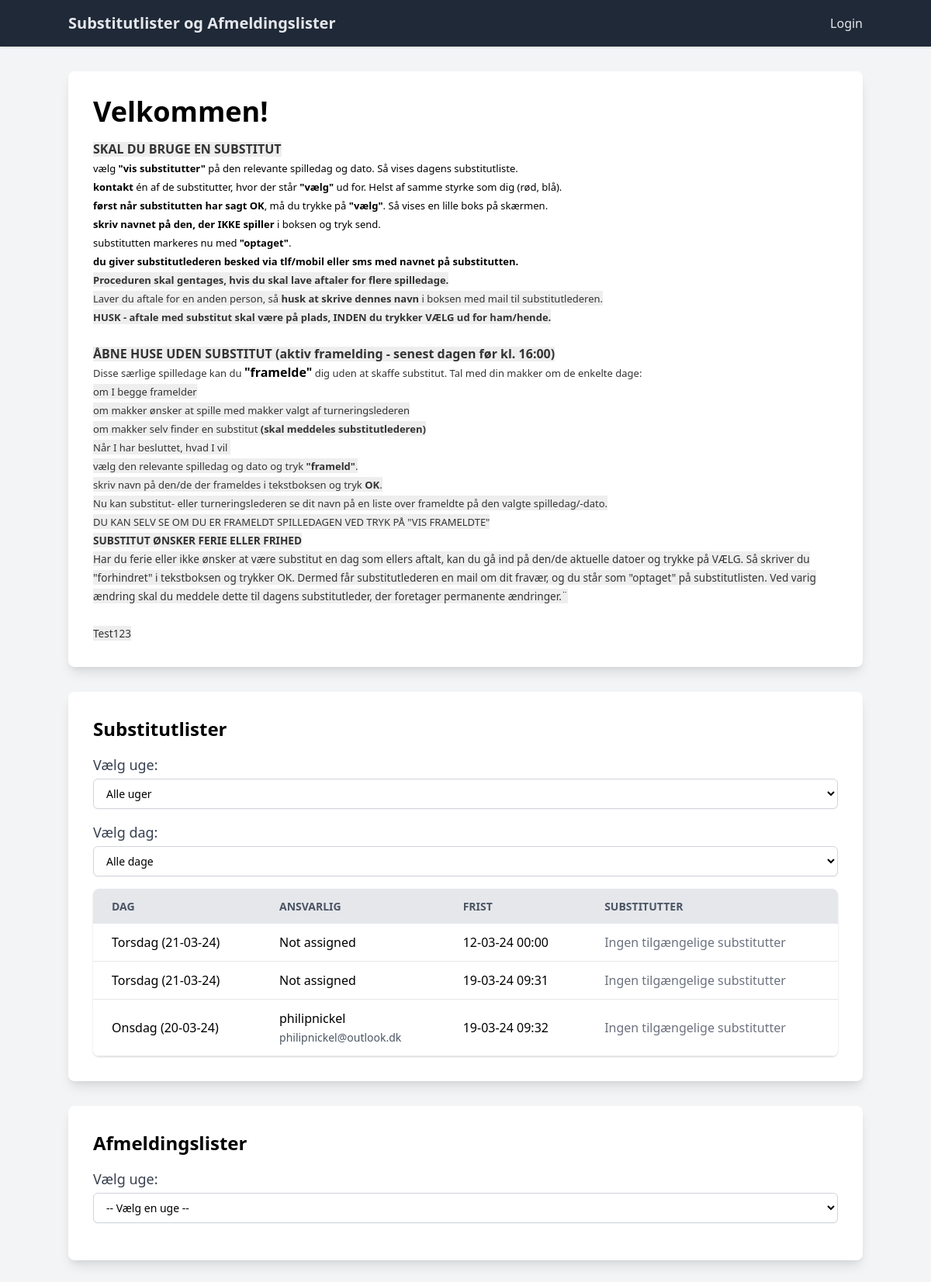
The app's page /, older data.
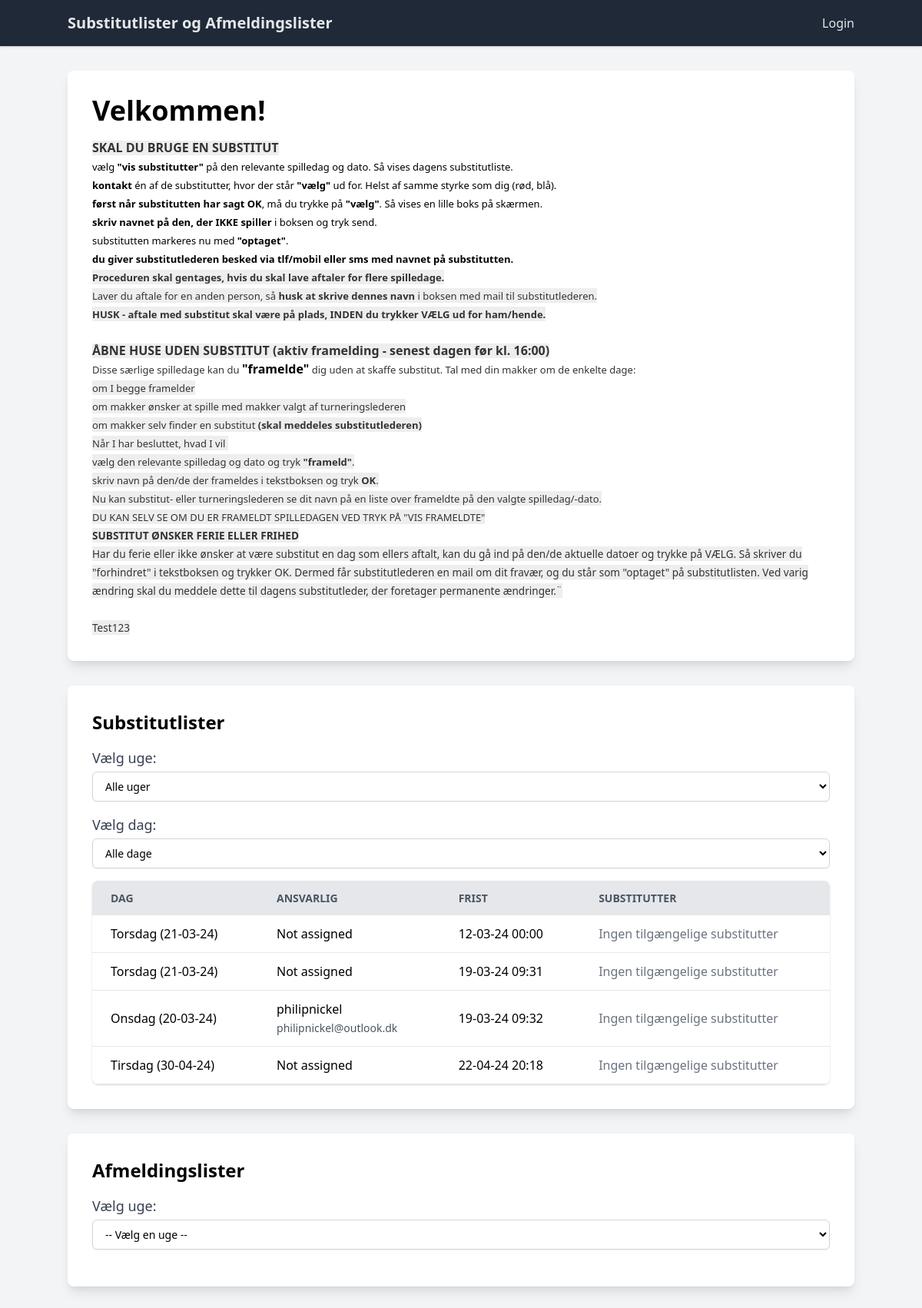
The same page, newer data.
### club_management/models.py (models this page shows, shortened)
class Configuration(models.Model):
    welcome_text = models.TextField()
    name = models.CharField(max_length=100, default="Forsidetekst")
    class Meta:
        verbose_name = "Forsidetekst"  # Change the verbose name of the model
        verbose_name_plural = "Forsidetekst"  # Change the verbose plural name of the model

class Substitutliste(models.Model):
    name = models.CharField(max_length=100, default="unknown")
    week = models.ForeignKey(Week, on_delete=models.CASCADE)
    day = models.DateField()
    deadline = models.DateTimeField()
    class Meta:
        verbose_name = "Substitutliste"
        verbose_name_plural = "Substitutlister"
    @property
    def day_name(self):
        return self.day.strftime("%A")
    class Meta:
        verbose_name = "Substitutliste"
        verbose_name_plural = "Substitutlister"

### club_management/views.py (the view)
# urls.py: path('', views.front_page, name='front_page'),  # Update this line
def front_page(request):
    configuration = Configuration.objects.first()
    welcome_text = configuration.welcome_text if configuration else ''
    substitutlister = Substitutliste.objects.prefetch_related(
        Prefetch(
            'usersubstitutassignment_set',
            queryset=UserSubstitutAssignment.objects.select_related('user'),
            to_attr='assignments'
        )
    ).all()
    afmeldingslister = Afmeldingsliste.objects.all()
    weeks = Week.objects.all()
    responsibilities = DayResponsibility.objects.select_related('day', 'coordinator').all()
    responsibility_dict = {resp.day.name.lower(): resp.coordinator for resp in responsibilities}
    for substitutliste in substitutlister:
        substitutliste.day_of_week = substitutliste.day.strftime("%A")
        day_name = substitutliste.day.strftime("%A")
        day = Day.objects.get(name=day_name)
        responsible_coordinator = responsibility_dict.get(day.name.lower())
        if responsible_coordinator:
            substitutliste.responsible_name = responsible_coordinator.get_full_name() or responsible_coordinator.username
            substitutliste.responsible_email = responsible_coordinator.email
        else:
            substitutliste.responsible_name = "Not assigned"
            substitutliste.responsible_email = ""
        substitutliste.assigned_substitutter = [
            {
                'name': assignment.user.get_full_name() or assignment.user.username,
                'phone': assignment.user.phone_number,
                'note': assignment.user.custom_note,
                'email': assignment.user.email,
                'id': assignment.user.id,
                'status': assignment.get_status_display()  # This will use the Danish display name
            }
            for assignment in substitutliste.assignments
        ]
    context = {
        'substitutlister': substitutlister,
        'afmeldingslister': afmeldingslister,
        'weeks': weeks,
        'welcome_text': welcome_text,
        'days': Day.objects.all(),
    }
    return render(request, 'front_page.html', context)

### club_management/templates/front_page.html (shortened to what this page needs)
<!DOCTYPE html>
<html lang="en">
<head>
  <link href="https://cdn.jsdelivr.net/npm/tailwindcss@2.2.19/dist/tailwind.min.css" rel="stylesheet">
</head>
<body class="bg-gray-100">
  <nav class="bg-gray-800 shadow">
    <div class="container mx-auto py-4 flex justify-between items-center">
      <a class="text-xl font-bold text-gray-200" href="#">Substitutlister og Afmeldingslister</a>
      <ul class="ml-auto">
        <li class="inline-block ml-4"><a href="{% url 'admin:index' %}" class="text-gray-200">Login</a></li>
      </ul>
    </div>
  </nav>
  <div class="container mx-auto my-8">
    <div class="bg-white shadow-lg rounded-lg p-8 mb-8">
      <h1 class="text-4xl font-bold mb-4">Velkommen!</h1>
      <p class="text-lg">{{ welcome_text|safe }}</p>
    </div>
    <div class="bg-white shadow-lg rounded-lg p-8 mb-8" x-data="substitutlister">
      <h2 class="text-2xl font-bold mb-4">Substitutlister</h2>
      <div class="mb-4">
        <label for="week-selector" class="block text-lg font-medium text-gray-700">Vælg uge:</label>
        <select id="week-selector" x-model="selectedWeek" @change="updateUrl()"
          class="mt-1 block w-full py-2 px-3 border border-gray-300 bg-white rounded-md shadow-sm focus:outline-none focus:ring-indigo-500 focus:border-indigo-500 sm:text-sm">
          <option value="">Alle uger</option>
        </select>
      </div>
      <div class="mb-4">
        <label for="day-selector" class="block text-lg font-medium text-gray-700">Vælg dag:</label>
        <select id="day-selector" x-model="selectedDay" @change="updateUrl()"
          class="mt-1 block w-full py-2 px-3 border border-gray-300 bg-white rounded-md shadow-sm focus:outline-none focus:ring-indigo-500 focus:border-indigo-500 sm:text-sm">
          <option value="">Alle dage</option>
        </select>
      </div>
      <table class="min-w-full bg-white shadow rounded-lg overflow-hidden">
        <thead>
          <tr class="bg-gray-200 text-gray-600 uppercase text-sm leading-normal">
            <th class="py-3 px-6 text-left">Dag</th>
            <th class="py-3 px-6 text-left">Ansvarlig</th>
            <th class="py-3 px-6 text-left">Frist</th>
            <th class="py-3 px-6 text-left">Substitutter</th>
          </tr>
        </thead>
        <tbody>
          {% for substitutliste in substitutlister %}
          <tr class="border-b border-gray-200 hover:bg-gray-100"
              data-week="{{ substitutliste.week.id }}"
              data-day="{{ substitutliste.day_name }}"
              data-list-id="{{ substitutliste.id }}"
              data-responsible-email="{{ substitutliste.responsible_email }}">
            <td class="py-3 px-6 text-left whitespace-nowrap">
              {% with day_name=substitutliste.day|date:"l" %}
                {% if day_name == 'Monday' %}Mandag
                {% elif day_name == 'Tuesday' %}Tirsdag
                {% elif day_name == 'Wednesday' %}Onsdag
                {% elif day_name == 'Thursday' %}Torsdag
                {% elif day_name == 'Friday' %}Fredag
                {% elif day_name == 'Saturday' %}Lørdag
                {% elif day_name == 'Sunday' %}Søndag
                {% elif day_name == 'mandag' %}Mandag
                {% elif day_name == 'tirsdag' %}Tirsdag
                {% elif day_name == 'onsdag' %}Onsdag
                {% elif day_name == 'torsdag' %}Torsdag
                {% elif day_name == 'fredag' %}Fredag
                {% elif day_name == 'lørdag' %}Lørdag
                {% elif day_name == 'søndag' %}Søndag
                {% else %}{{ day_name }}
                {% endif %}
              {% endwith %}
              ({{ substitutliste.day|date:"d-m-y" }})
            </td>
            <td class="py-3 px-6 text-left">
              {{ substitutliste.responsible_name }}
              {% if substitutliste.responsible_email %}
                <br>
                <span class="text-sm text-gray-600">{{ substitutliste.responsible_email }}</span>
              {% endif %}
            </td>
            <td class="py-3 px-6 text-left">
              {{ substitutliste.deadline|date:"d-m-y H:i" }}
            </td>
            <td class="py-3 px-6 text-left">
              {% if substitutliste.assigned_substitutter %}
                <ul class="list-none">
                  {% for substitut in substitutliste.assigned_substitutter %}
                    <li class="mb-4 p-2 border rounded">
                      <strong>{{ substitut.name }}</strong><br>
                      <span class="text-sm">Tlf: {{ substitut.phone }}</span><br>
                      {% if substitut.note %}
                        <span class="text-sm italic">Note: {{ substitut.note }}</span><br>
                      {% endif %}
                      <span class="text-sm font-semibold">Status: {{ substitut.status }}</span><br>
                      {% now "Y-m-d H:i:s" as current_datetime %}
                      {% if current_datetime > substitutliste.deadline|date:"Y-m-d H:i:s" %}
                        <div class="mt-2 bg-red-100 border border-red-400 text-red-700 px-2 py-1 rounded text-sm" role="alert">
                          <strong>Frist overskredet</strong>
                        </div>
                      {% elif substitut.status == 'Ledig' %}
                        <button type="button" @click="openModal('{{ substitutliste.id }}', '{{ substitut.id }}')" class="mt-2 bg-blue-500 hover:bg-blue-700 text-white font-bold py-1 px-2 rounded text-sm">
                          Vælg
                        </button>
                      {% else %}
                        <div class="mt-2 bg-gray-100 border border-gray-400 text-gray-700 px-2 py-1 rounded text-sm" role="alert">
                          <strong>Ikke tilgængelig</strong>
                        </div>
                      {% endif %}
                    </li>
                  {% endfor %}
                </ul>
              {% else %}
                <span class="text-gray-500">Ingen tilgængelige substitutter</span>
              {% endif %}
            </td>
          </tr>
          {% endfor %}
        </tbody>
      </table>
    </div>
    <div class="bg-white shadow-lg rounded-lg p-8 mb-8" x-data="{ selectedWeekAfbud: '' }">
      <h2 class="text-2xl font-bold mb-4">Afmeldingslister</h2>
      <div class="mb-4">
        <label for="week-selector-afbud" class="block text-lg font-medium text-gray-700">Vælg uge:</label>
        <select id="week-selector-afbud" x-model="selectedWeekAfbud"
          class="mt-1 block w-full py-2 px-3 border border-gray-300 bg-white rounded-md shadow-sm focus:outline-none focus:ring-indigo-500 focus:border-indigo-500 sm:text-sm">
          <option value="">-- Vælg en uge --</option>
        </select>
      </div>
    </div>
  </div>
</body>
</html>

Row changes from the older to the newer data that the page shows:
added Substitutliste: shows "Tirsdag", day "30-04-24", responsible_name "Not assigned", deadline "22-04-24 20:18", shows "Ingen tilgængelige substitutter"
